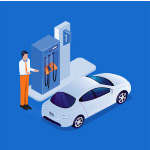
#> input picture ontap/images/cayxang.jpg, 150 x 150 px, found by its file name
$ python bt55.py   (older library calls are emulated)
#> lines starting #> are read from the running program, lines starting #| are printed output that depends on the picture
import cv2
import numpy as np
img=cv2.imread('.\images\\cayxang.jpg')
#> img is the input picture: shape (150, 150, 3); mean B, G, R 200.4, 122.1, 58.1
sobelx=cv2.Sobel(img,cv2.CV_64F,0,1,ksize=5)
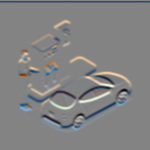
#> sobelx: shape (150, 150, 3) float64; mean B, G, R -14, -47.8, -72.5; drawn with min black and max white
sobely=cv2.Sobel(img,cv2.CV_64F,1,0,ksize=5)
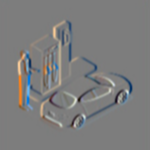
#> sobely: shape (150, 150, 3) float64; mean B, G, R 0.3, 0.7, 0.9; drawn with min black and max white
print("Gradient theo huong x",sobelx)
#> (printed output is left out)
print("Gradient theo huong y",sobely)
#> (printed output is left out)
cv2.waitKey(0)
cv2.destroyAllWindows()
